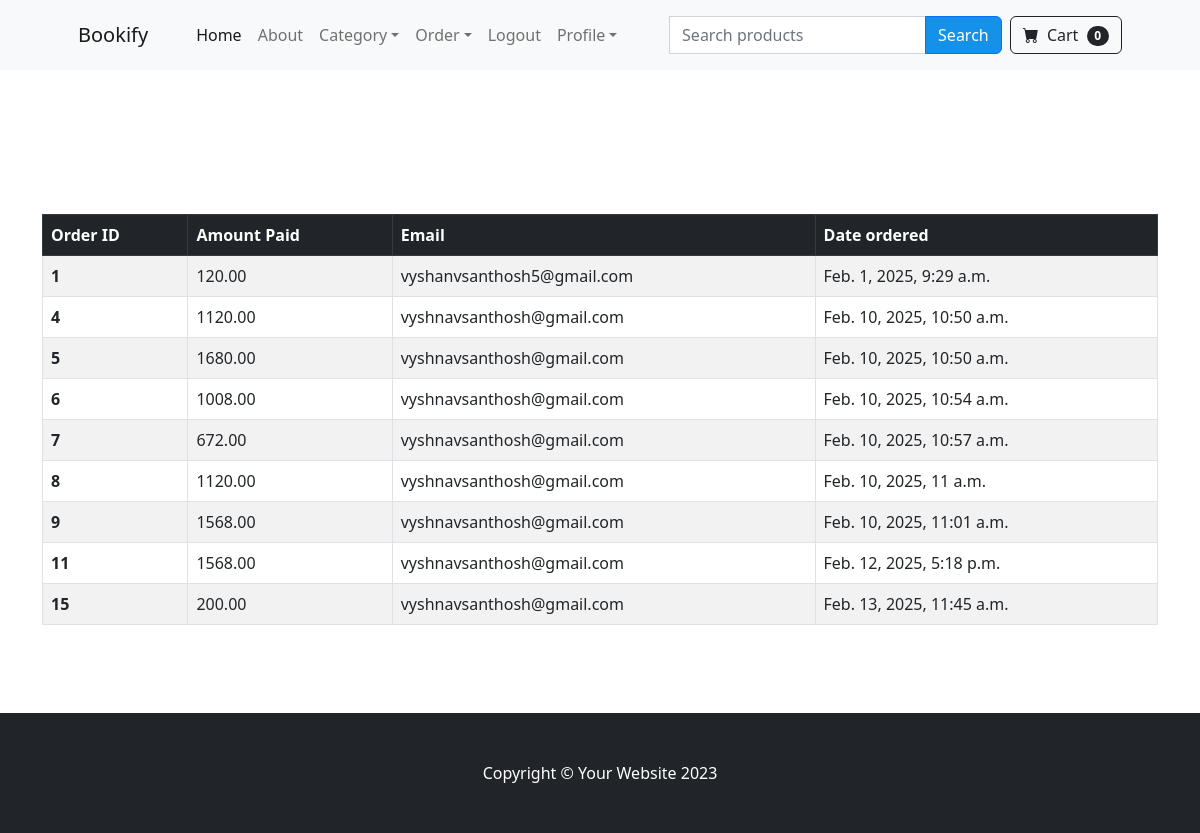
/payment/unshipped_dashboard (signed in), run on the app's committed database.
### payment/models.py (models this page shows, shortened)
class Order(models.Model):
    user = models.ForeignKey(User, on_delete=models.CASCADE)
    fullname = models.CharField(max_length=100)
    email = models.CharField(max_length=100)
    shipping_address = models.TextField()
    amount_paid = models.DecimalField(decimal_places=2, max_digits=10)
    date_ordered = models.DateTimeField(auto_now_add=True)
    shipped = models.BooleanField(default=False)
    date_shipped = models.DateTimeField(null=True, blank=True)

### payment/views.py (the view)
# urls.py: path('unshipped_dashboard',  views.unshipped_dashboard , name = 'unshipped_dashboard'),
def unshipped_dashboard(request):
    if request.user.is_authenticated and request.user.is_superuser:
        orders = Order.objects.filter(shipped = False)
        items = OrderItem.objects.filter(order__in = orders)
        return render(request, 'payment/unshipped_dashboard.html', {'orders': orders, 'items': items})
    else:
        return render(request, 'payment/home.html',)

### cart/cart.py (called while the page is built)
    def __len__(self):
        return len(self.cart)

### cart/context_processors.py (called while the page is built)
def cart(request):
    return {'cart': Cart(request)}

### payment/templates/payment/unshipped_dashboard.html
{% extends "base.html" %}
{% load static %}
{% block content %}
<br>
<br>
<br>
<br>
<br>
<br>
<div class="container ">
    <table class="table table-striped table-hover table-bordered">
        <thead class="table-dark">
          <tr>
            <th scope="col">Order ID</th>
            <th scope="col">Amount Paid</th>
            <th scope="col">Email</th>
            <th scope="col">Date ordered</th>
        </tr>
    </thead>
    <tbody>
        {% for order in orders %}
            <tr onclick="location.href='{% url 'order_details' order.id %}';" style="cursor: pointer;">
                <th scope="row">{{ order.id }}</th>
                <td>{{ order.amount_paid }}</td>
                <td>{{ order.email }}</td>
                <td>{{ order.date_ordered }}</td>
            </tr>
        {% endfor %}
        </tbody>
      </table>
</div>
<br>
<br>
<br>
{% endblock %}

### data on the page
Order: id "1", amount_paid "120.00", email "vyshanvsanthosh5@gmail.com", date_ordered "Feb. 1, 2025, 9:29 a.m."
Order: id "4", amount_paid "1120.00", email "vyshnavsanthosh@gmail.com", date_ordered "Feb. 10, 2025, 10:50 a.m."
Order: id "5", amount_paid "1680.00", email "vyshnavsanthosh@gmail.com", date_ordered "Feb. 10, 2025, 10:50 a.m."
Order: id "6", amount_paid "1008.00", email "vyshnavsanthosh@gmail.com", date_ordered "Feb. 10, 2025, 10:54 a.m."
Order: id "7", amount_paid "672.00", email "vyshnavsanthosh@gmail.com", date_ordered "Feb. 10, 2025, 10:57 a.m."
Order: id "8", amount_paid "1120.00", email "vyshnavsanthosh@gmail.com", date_ordered "Feb. 10, 2025, 11 a.m."
Order: id "9", amount_paid "1568.00", email "vyshnavsanthosh@gmail.com", date_ordered "Feb. 10, 2025, 11:01 a.m."
Order: id "11", amount_paid "1568.00", email "vyshnavsanthosh@gmail.com", date_ordered "Feb. 12, 2025, 5:18 p.m."
Order: id "15", amount_paid "200.00", email "vyshnavsanthosh@gmail.com", date_ordered "Feb. 13, 2025, 11:45 a.m."

### other printed values
{{ cart|length }} "0"
